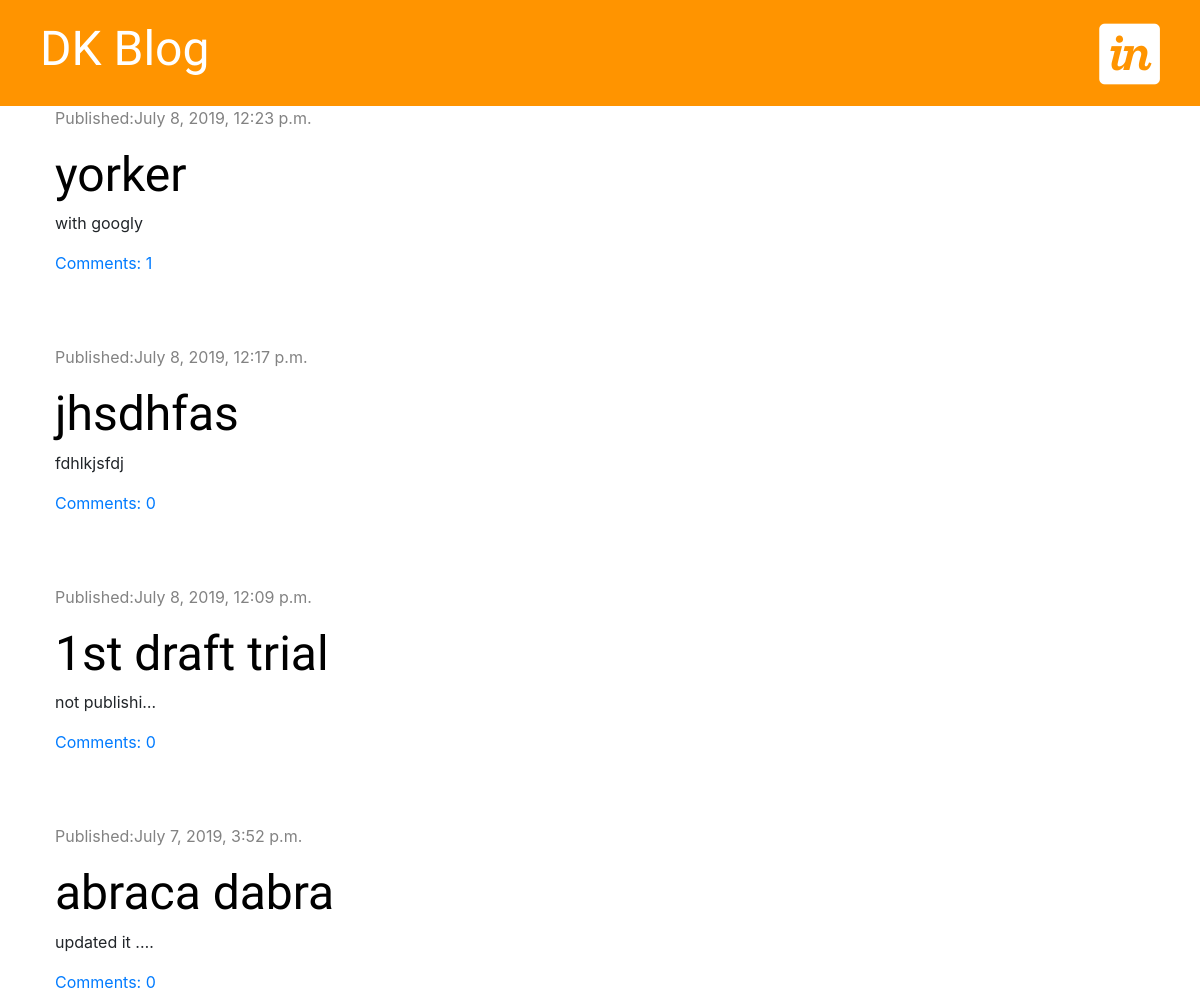
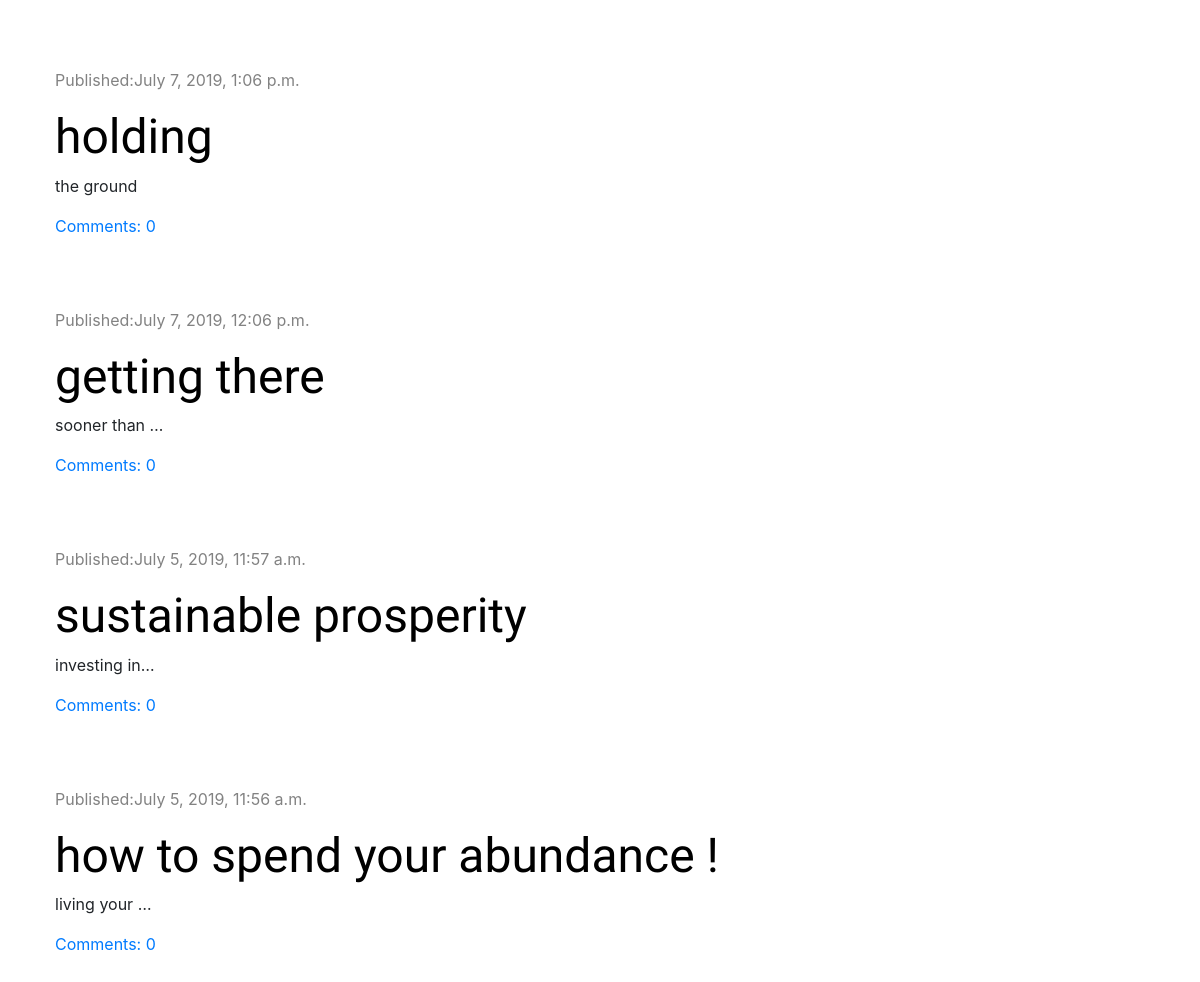
The page / on the database its author committed (2 pictures, top to bottom).
### blog/models.py (models this page shows, shortened)
class Post(models.Model):
    author = models.ForeignKey('auth.User' , on_delete=models.CASCADE)
    title = models.CharField(max_length=200)
    text = models.TextField()
    created_date = models.DateTimeField(default=timezone.now)
    published_date = models.DateTimeField(blank=True, null=True)
    def approved_comments(self):
        return self.comments.filter(approved=True)

### blog/views.py (the view)
# urls.py: path('', views.post_list, name='post_list'),
def post_list(request):
    posts = Post.objects.filter(published_date__lte=timezone.now()).order_by('-published_date')
    stuff_for_frontend = {'posts': posts}
    return render(request, 'blog/post_list.html', stuff_for_frontend)

### blog/templates/blog/post_list.html (shortened to what this page needs)
{% extends 'blog/base.html'%}
{% block content%}
{% for post in posts %}
<div class="post">
    <div class="date">
        <p>Published:{{post.published_date}}</p>
    </div>
    <h1><a href="{% url 'post_detail' pk=post.pk %}">{{post.title}}</a></h1>
    <p>{{post.text|truncatechars:13|linebreaksbr}}</p>
    <a href="{% url 'post_detail' pk=post.pk %}">Comments: {{post.approved_comments.count}}</a>
</div>
{% endfor %}
{% endblock %}

### blog/static/css/blog.css (style rules this page uses)
h1,h2,h3,h4 { font-family: 'Tangerine', 'Inconsolata', 'Droid Sans', serif; font-size:48px; }
.date { color: #828282; }
.post { margin-bottom: 70px; }
.post h1 a { color: #000000; }

### rows shown on the page
Post: published_date "July 8, 2019, 12:23 p.m.", title "yorker", text "with googly", approved_comments.count "1"
Post: published_date "July 8, 2019, 12:17 p.m.", title "jhsdhfas", text "fdhlkjsfdj", approved_comments.count "0"
Post: published_date "July 8, 2019, 12:09 p.m.", title "1st draft trial", text "not publishi…", approved_comments.count "0"
Post: published_date "July 7, 2019, 3:52 p.m.", title "abraca dabra", text "updated it .…", approved_comments.count "0"
Post: published_date "July 7, 2019, 1:06 p.m.", title "holding", text "the ground", approved_comments.count "0"
Post: published_date "July 7, 2019, 12:06 p.m.", title "getting there", text "sooner than …", approved_comments.count "0"
Post: published_date "July 5, 2019, 11:57 a.m.", title "sustainable prosperity", text "investing in…", approved_comments.count "0"
Post: published_date "July 5, 2019, 11:56 a.m.", title "how to spend your abundance !", text "living your …", approved_comments.count "0"
